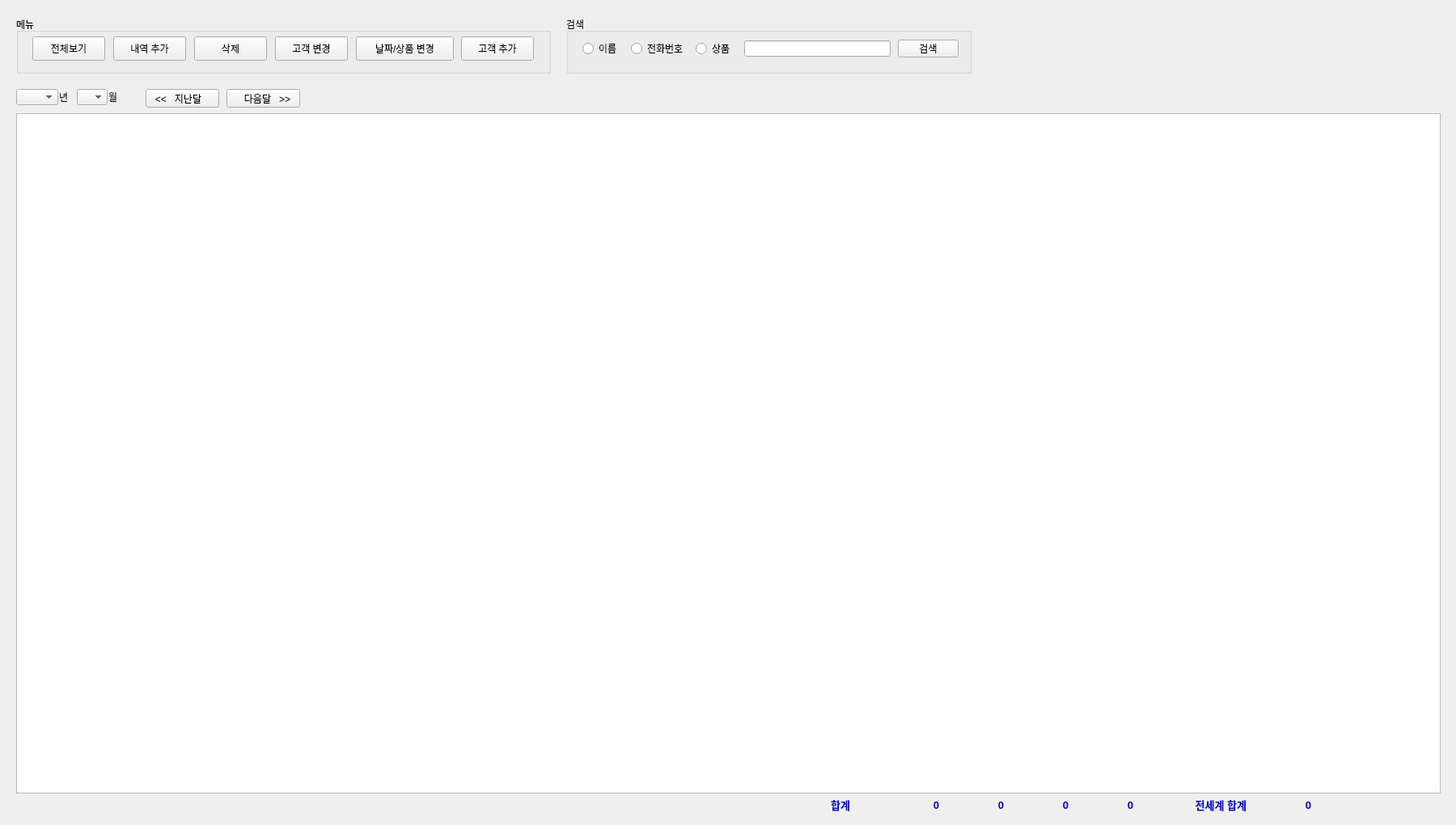
<?xml version="1.0" encoding="UTF-8"?>
<ui version="4.0">
 <class>Form</class>
 <widget class="QWidget" name="Form">
  <property name="geometry">
   <rect>
    <x>0</x>
    <y>0</y>
    <width>1800</width>
    <height>1020</height>
   </rect>
  </property>
  <property name="windowTitle">
   <string>Form</string>
  </property>
  <widget class="QGroupBox" name="search_2">
   <property name="geometry">
    <rect>
     <x>700</x>
     <y>20</y>
     <width>501</width>
     <height>71</height>
    </rect>
   </property>
   <property name="title">
    <string>검색</string>
   </property>
   <widget class="QLineEdit" name="searchEnt">
    <property name="geometry">
     <rect>
      <x>220</x>
      <y>30</y>
      <width>181</width>
      <height>20</height>
     </rect>
    </property>
   </widget>
   <widget class="QPushButton" name="searchBtn">
    <property name="geometry">
     <rect>
      <x>410</x>
      <y>29</y>
      <width>75</width>
      <height>22</height>
     </rect>
    </property>
    <property name="text">
     <string>검색</string>
    </property>
   </widget>
   <widget class="QRadioButton" name="nameRBtn">
    <property name="geometry">
     <rect>
      <x>20</x>
      <y>30</y>
      <width>51</width>
      <height>20</height>
     </rect>
    </property>
    <property name="text">
     <string>이름</string>
    </property>
   </widget>
   <widget class="QRadioButton" name="phoneRBtn">
    <property name="geometry">
     <rect>
      <x>80</x>
      <y>30</y>
      <width>71</width>
      <height>20</height>
     </rect>
    </property>
    <property name="text">
     <string>전화번호</string>
    </property>
   </widget>
   <widget class="QRadioButton" name="pdRBtn">
    <property name="geometry">
     <rect>
      <x>160</x>
      <y>30</y>
      <width>51</width>
      <height>20</height>
     </rect>
    </property>
    <property name="text">
     <string>상품</string>
    </property>
   </widget>
  </widget>
  <widget class="QTreeView" name="tree">
   <property name="geometry">
    <rect>
     <x>20</x>
     <y>140</y>
     <width>1761</width>
     <height>841</height>
    </rect>
   </property>
  </widget>
  <widget class="QPushButton" name="nextMonth">
   <property name="geometry">
    <rect>
     <x>280</x>
     <y>110</y>
     <width>91</width>
     <height>23</height>
    </rect>
   </property>
   <property name="text">
    <string>   다음달   &gt;&gt;</string>
   </property>
  </widget>
  <widget class="QComboBox" name="viewYear">
   <property name="geometry">
    <rect>
     <x>20</x>
     <y>110</y>
     <width>52</width>
     <height>20</height>
    </rect>
   </property>
   <property name="styleSheet">
    <string notr="true"/>
   </property>
   <property name="editable">
    <bool>false</bool>
   </property>
   <property name="currentText">
    <string/>
   </property>
   <property name="currentIndex">
    <number>-1</number>
   </property>
   <property name="maxVisibleItems">
    <number>20</number>
   </property>
   <property name="sizeAdjustPolicy">
    <enum>QComboBox::AdjustToContentsOnFirstShow</enum>
   </property>
   <property name="frame">
    <bool>true</bool>
   </property>
  </widget>
  <widget class="QComboBox" name="viewMonth">
   <property name="geometry">
    <rect>
     <x>95</x>
     <y>110</y>
     <width>38</width>
     <height>20</height>
    </rect>
   </property>
   <property name="currentIndex">
    <number>-1</number>
   </property>
   <property name="maxVisibleItems">
    <number>20</number>
   </property>
   <property name="sizeAdjustPolicy">
    <enum>QComboBox::AdjustToContentsOnFirstShow</enum>
   </property>
  </widget>
  <widget class="QLabel" name="label_16">
   <property name="geometry">
    <rect>
     <x>73</x>
     <y>110</y>
     <width>16</width>
     <height>20</height>
    </rect>
   </property>
   <property name="text">
    <string>년</string>
   </property>
  </widget>
  <widget class="QPushButton" name="lastMonth">
   <property name="geometry">
    <rect>
     <x>180</x>
     <y>110</y>
     <width>91</width>
     <height>23</height>
    </rect>
   </property>
   <property name="text">
    <string>&lt;&lt;   지난달   </string>
   </property>
  </widget>
  <widget class="QLabel" name="label_15">
   <property name="geometry">
    <rect>
     <x>134</x>
     <y>110</y>
     <width>16</width>
     <height>20</height>
    </rect>
   </property>
   <property name="text">
    <string>월</string>
   </property>
  </widget>
  <widget class="QGroupBox" name="menuBox">
   <property name="geometry">
    <rect>
     <x>20</x>
     <y>20</y>
     <width>661</width>
     <height>71</height>
    </rect>
   </property>
   <property name="title">
    <string>메뉴</string>
   </property>
   <widget class="QPushButton" name="addBtn">
    <property name="geometry">
     <rect>
      <x>120</x>
      <y>25</y>
      <width>90</width>
      <height>30</height>
     </rect>
    </property>
    <property name="text">
     <string>내역 추가</string>
    </property>
   </widget>
   <widget class="QPushButton" name="deleteBtn">
    <property name="geometry">
     <rect>
      <x>220</x>
      <y>25</y>
      <width>90</width>
      <height>30</height>
     </rect>
    </property>
    <property name="text">
     <string>삭제</string>
    </property>
   </widget>
   <widget class="QPushButton" name="clearBtn">
    <property name="geometry">
     <rect>
      <x>20</x>
      <y>25</y>
      <width>90</width>
      <height>30</height>
     </rect>
    </property>
    <property name="text">
     <string>전체보기</string>
    </property>
   </widget>
   <widget class="QPushButton" name="modCustBtn">
    <property name="geometry">
     <rect>
      <x>320</x>
      <y>25</y>
      <width>90</width>
      <height>30</height>
     </rect>
    </property>
    <property name="toolTip">
     <string>업데이트 예정</string>
    </property>
    <property name="text">
     <string>고객 변경</string>
    </property>
   </widget>
   <widget class="QPushButton" name="modProdBtn">
    <property name="geometry">
     <rect>
      <x>420</x>
      <y>25</y>
      <width>121</width>
      <height>30</height>
     </rect>
    </property>
    <property name="toolTip">
     <string>업데이트 예정</string>
    </property>
    <property name="text">
     <string>날짜/상품 변경</string>
    </property>
   </widget>
   <widget class="QPushButton" name="addCustBtn">
    <property name="geometry">
     <rect>
      <x>550</x>
      <y>25</y>
      <width>90</width>
      <height>30</height>
     </rect>
    </property>
    <property name="toolTip">
     <string>업데이트 예정</string>
    </property>
    <property name="text">
     <string>고객 추가</string>
    </property>
   </widget>
  </widget>
  <widget class="QLabel" name="hsSum">
   <property name="geometry">
    <rect>
     <x>1250</x>
     <y>985</y>
     <width>71</width>
     <height>20</height>
    </rect>
   </property>
   <property name="font">
    <font>
     <pointsize>10</pointsize>
     <weight>75</weight>
     <bold>true</bold>
    </font>
   </property>
   <property name="styleSheet">
    <string notr="true">color: rgb(0, 0, 200);</string>
   </property>
   <property name="text">
    <string>0</string>
   </property>
   <property name="alignment">
    <set>Qt::AlignRight|Qt::AlignTrailing|Qt::AlignVCenter</set>
   </property>
  </widget>
  <widget class="QLabel" name="sum">
   <property name="geometry">
    <rect>
     <x>1020</x>
     <y>985</y>
     <width>31</width>
     <height>20</height>
    </rect>
   </property>
   <property name="font">
    <font>
     <pointsize>10</pointsize>
     <weight>75</weight>
     <bold>true</bold>
    </font>
   </property>
   <property name="layoutDirection">
    <enum>Qt::LeftToRight</enum>
   </property>
   <property name="styleSheet">
    <string notr="true">color: rgb(0, 0, 200);</string>
   </property>
   <property name="text">
    <string>합계</string>
   </property>
   <property name="alignment">
    <set>Qt::AlignRight|Qt::AlignTrailing|Qt::AlignVCenter</set>
   </property>
  </widget>
  <widget class="QLabel" name="priceSum">
   <property name="geometry">
    <rect>
     <x>1060</x>
     <y>985</y>
     <width>101</width>
     <height>20</height>
    </rect>
   </property>
   <property name="font">
    <font>
     <pointsize>10</pointsize>
     <weight>75</weight>
     <bold>true</bold>
    </font>
   </property>
   <property name="styleSheet">
    <string notr="true">color: rgb(0, 0, 200);</string>
   </property>
   <property name="text">
    <string>0</string>
   </property>
   <property name="alignment">
    <set>Qt::AlignRight|Qt::AlignTrailing|Qt::AlignVCenter</set>
   </property>
  </widget>
  <widget class="QLabel" name="delivSum">
   <property name="geometry">
    <rect>
     <x>1170</x>
     <y>985</y>
     <width>71</width>
     <height>20</height>
    </rect>
   </property>
   <property name="font">
    <font>
     <pointsize>10</pointsize>
     <weight>75</weight>
     <bold>true</bold>
    </font>
   </property>
   <property name="styleSheet">
    <string notr="true">color: rgb(0, 0, 200);</string>
   </property>
   <property name="text">
    <string>0</string>
   </property>
   <property name="alignment">
    <set>Qt::AlignRight|Qt::AlignTrailing|Qt::AlignVCenter</set>
   </property>
  </widget>
  <widget class="QLabel" name="bisSum">
   <property name="geometry">
    <rect>
     <x>1330</x>
     <y>985</y>
     <width>71</width>
     <height>20</height>
    </rect>
   </property>
   <property name="font">
    <font>
     <pointsize>10</pointsize>
     <weight>75</weight>
     <bold>true</bold>
    </font>
   </property>
   <property name="styleSheet">
    <string notr="true">color: rgb(0, 0, 200);</string>
   </property>
   <property name="text">
    <string>0</string>
   </property>
   <property name="alignment">
    <set>Qt::AlignRight|Qt::AlignTrailing|Qt::AlignVCenter</set>
   </property>
  </widget>
  <widget class="QLabel" name="taxSum">
   <property name="geometry">
    <rect>
     <x>1550</x>
     <y>985</y>
     <width>71</width>
     <height>20</height>
    </rect>
   </property>
   <property name="font">
    <font>
     <pointsize>10</pointsize>
     <weight>75</weight>
     <bold>true</bold>
    </font>
   </property>
   <property name="styleSheet">
    <string notr="true">color: rgb(0, 0, 200);</string>
   </property>
   <property name="text">
    <string>0</string>
   </property>
   <property name="alignment">
    <set>Qt::AlignRight|Qt::AlignTrailing|Qt::AlignVCenter</set>
   </property>
  </widget>
  <widget class="QLabel" name="tax">
   <property name="geometry">
    <rect>
     <x>1460</x>
     <y>985</y>
     <width>81</width>
     <height>20</height>
    </rect>
   </property>
   <property name="font">
    <font>
     <pointsize>10</pointsize>
     <weight>75</weight>
     <bold>true</bold>
    </font>
   </property>
   <property name="styleSheet">
    <string notr="true">color: rgb(0, 0, 200);</string>
   </property>
   <property name="text">
    <string>전세계 합계</string>
   </property>
   <property name="alignment">
    <set>Qt::AlignRight|Qt::AlignTrailing|Qt::AlignVCenter</set>
   </property>
  </widget>
 </widget>
 <resources/>
 <connections/>
 <slots>
  <slot>gotoSale()</slot>
  <slot>gotoSet()</slot>
  <slot>gotoWine()</slot>
  <slot>gotoEtc()</slot>
  <slot>gotoCust()</slot>
 </slots>
</ui>
